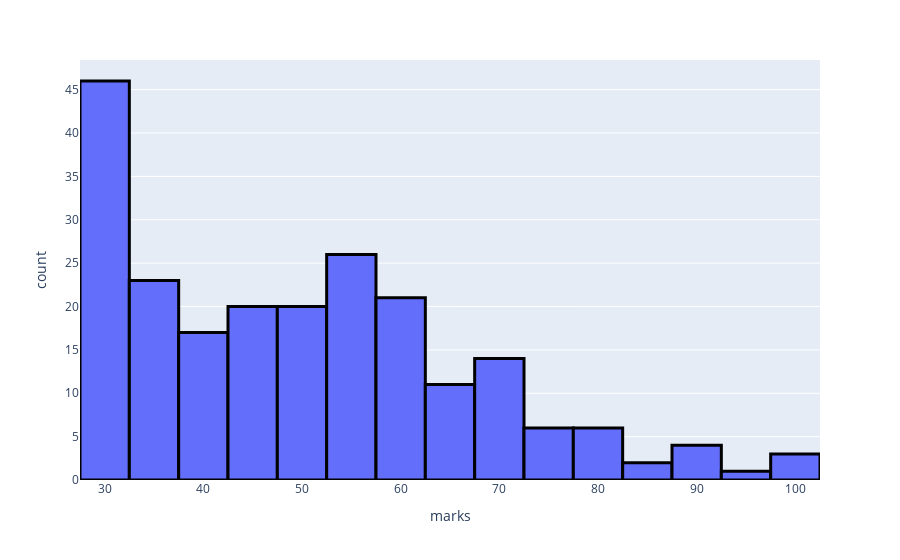

The cell this chart's notebook holds for it:
### Code cell
fig = px.histogram(data_frame=students,x='marks')
fig.update_traces(
    marker_line_width=3,       
    marker_line_color='black'  
)
fig.show()

### Figure 1 — Plotly figure (JSON) as saved in the notebook; plotly's stock layout.template omitted (floating-point values rounded to 4 significant figures; data arrays with more than 128 entries replaced by an {"elided": "..."} marker saying what was removed)
{"data": [{"bingroup": "x", "hovertemplate": "marks=%{x}<br>count=%{y}<extra></extra>", "legendgroup": "", "marker": {"color": "#636efa", "line": {"color": "black", "width": 3}, "pattern": {"shape": ""}}, "name": "", "orientation": "v", "showlegend": false, "type": "histogram", "x": {"elided": "220 float values"}, "xaxis": "x", "yaxis": "y"}], "layout": {"barmode": "relative", "legend": {"tracegroupgap": 0}, "margin": {"t": 60}, "xaxis": {"anchor": "y", "domain": [0, 1], "title": {"text": "marks"}}, "yaxis": {"anchor": "x", "domain": [0, 1], "title": {"text": "count"}}}}
